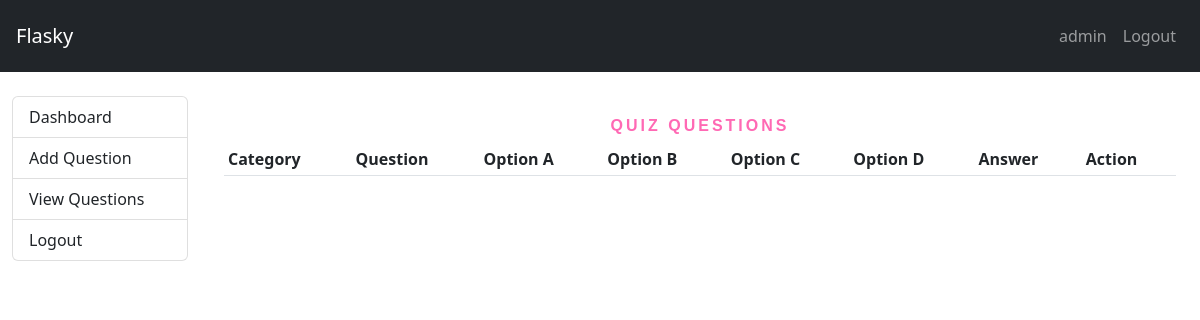
Before: /quiz/view (signed in) with the older database file.
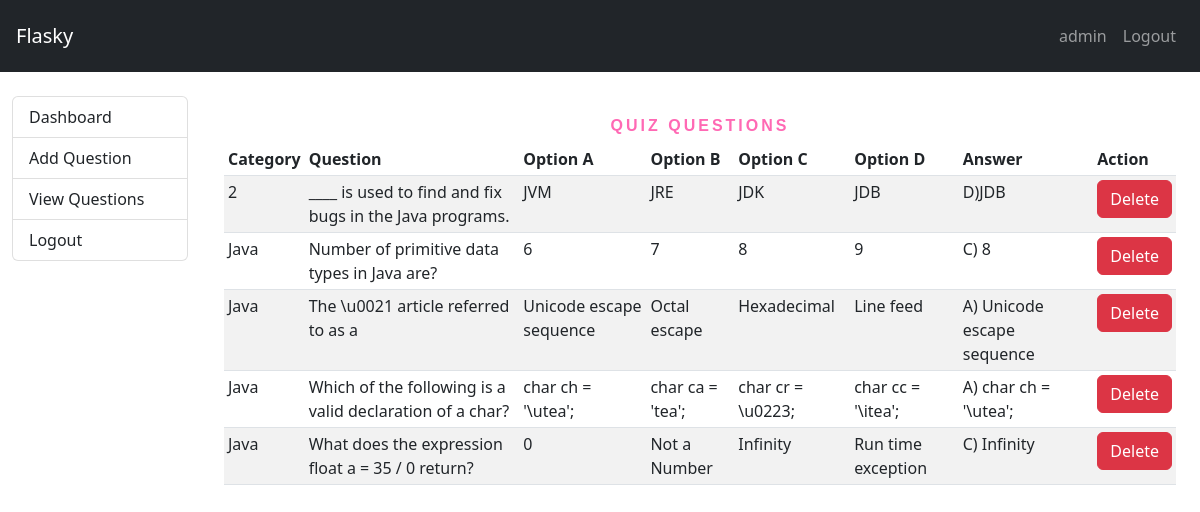
After: the same page with the newer database file.
### app.py (models this page shows, shortened)
class Quiz(db.Model):
    id = db.Column(db.Integer, primary_key=True)
    question= db.Column(db.String(1024), unique=True, nullable=False)
    option_A = db.Column(db.String(500), nullable=False)
    option_B = db.Column(db.String(500), nullable=False)
    option_C = db.Column(db.String(500), nullable=False)
    option_D = db.Column(db.String(500), nullable=False)
    answer=db.Column(db.String(500),nullable=False)
    category = db.Column(db.String(80), nullable=False)
    created_on = db.Column(db.DateTime, default=datetime.now)

### app.py (the view)
@app.route('/quiz/view')
def view_questions():
    if session.get('is_logged_in', False) and session.get('is_admin',False):
        questions = Quiz.query.all()
        return render_template('view_questions.html', questions=questions)
    else:
        flash('Login in admin to access this content','danger')
        return redirect('/')

### templates/view_questions.html (shortened to what this page needs)
{% extends 'layout/base.html' %}
{% block body %}
<div class="container-fluid vh-100">
  <div class="row">
    <div class="col-md-2 mt-4">
      {% include "partials/dashboard_menu.html" %}
    </div>
    <div class="col-md-10 mt-4">
      <div class="container">
        <div class="row">
          <div class="col-md-12 mx-auto">
          <h1 class="display1">Quiz Questions</h1>
          <table class="table table-striped table-sm">
            <thead>
              <tr>
                <th scope="col">Category</th>
                <th scope="col">Question</th>
                <th scope="col">Option A</th>
                <th scope="col">Option B</th>
                <th scope="col">Option C</th>
                <th scope="col">Option D</th>
                <th scope="col">Answer</th>
                <th scope="col">Action</th>
              </tr>
            </thead>
            <tbody>
              {% for question in questions %}
              <tr>
                <td>{{ question.category }}</td>
                <td>{{ question.question }}</td>
                <td>{{ question.option_A }}</td>
                <td>{{ question.option_B }}</td>
                <td>{{ question.option_C }}</td>
                <td>{{ question.option_D }}</td>
                <td>{{ question.answer }}</td>
                <td>
                  <a href="/quiz/delete/{{ question.id }}" class="btn btn-danger">Delete</a>
                </td>
              </tr>
              {% endfor %}
            </tbody>
          </div>
        </div>
      </div>
    </div>
  </div>
</div>
{% endblock %}

### templates/layout/base.html (shortened to what this page needs)
<!doctype html>
<html lang="en">
<head>
    <link rel="stylesheet" href="https://cdn.jsdelivr.net/npm/bootstrap@5.2.0/dist/css/bootstrap.min.css"
>
</head>
<body>
    <header>
        <nav class="navbar navbar-expand-lg p-3 navbar-dark bg-dark">
            <a class="navbar-brand" href="/">Flasky</a>
            <div class="collapse navbar-collapse" id="collapsibleNavId">
                <ul class="navbar-nav me-auto mt-2 mt-lg-0">
                    <li class="nav-item">
                        <a class="nav-link active" href="/" aria-current="page">
                        </a>
                    </li>
                </ul>
                <ul class="navbar-nav mt-2 mt-lg-0 ">
                    {% if 'is_logged_in' in session %}
                    <li class="nav-item">
                        <a class="nav-link" href="/dashboard">{{session.username}}</a>
                    </li>
                    <li class="nav-item">
                        <a class="nav-link" href="/logout">Logout</a>
                    </li>
                    {% endif %}
                </ul>
            </div>
        </nav>
    </header>
    <main>
        {% block body %}{% endblock %}
    </main>
</body>
</html>

### templates/partials/dashboard_menu.html
<div class="list-group">
    <a href="/admin/dashboard" class="list-group-item list-group-item-action">Dashboard</a>
    <a href="/quiz/add" class="list-group-item list-group-item-action">Add Question</a>
    <a href="/quiz/view" class="list-group-item list-group-item-action">View Questions</a>
    <a href="/logout" class="list-group-item list-group-item-action">Logout</a>
</div>

### templates/view_questions.html (style rules this page uses)
h1 { font-family: sans-serif; display: block; font-size: 1rem; font-weight: bold; text-align: center; letter-spacing: 3px; color: hotpink; text-transform: uppercase; padding-top: 20px; }
a { text-decoration: none; color: #fff; }

Changed rows visible on the page:
added Quiz: category "2", question "____ is used to find and fix bugs in the Java programs.", option_A "JVM", option_B "JRE", option_C "JDK", option_D "JDB", answer "D)JDB"
added Quiz: category "Java", question "Number of primitive data types in Java are?", option_A "6", option_B "7", option_C "8", option_D "9", answer "C) 8"
added Quiz: category "Java", question "The \\u0021 article referred to as a", option_A "Unicode escape sequence", option_B "Octal escape", option_C "Hexadecimal", option_D "Line feed", answer "A) Unicode escape sequence"
added Quiz: category "Java", question "Which of the following is a valid declaration of a char?", option_A "char ch = '\\utea';", option_B "char ca = 'tea';", option_C "char cr = \\u0223;", option_D "char cc = '\\itea';", answer "A) char ch = '\\utea';"
added Quiz: category "Java", question "What does the expression float a = 35 / 0 return?", option_A "0", option_B "Not a Number", option_C "Infinity", option_D "Run time exception", answer "C) Infinity"
